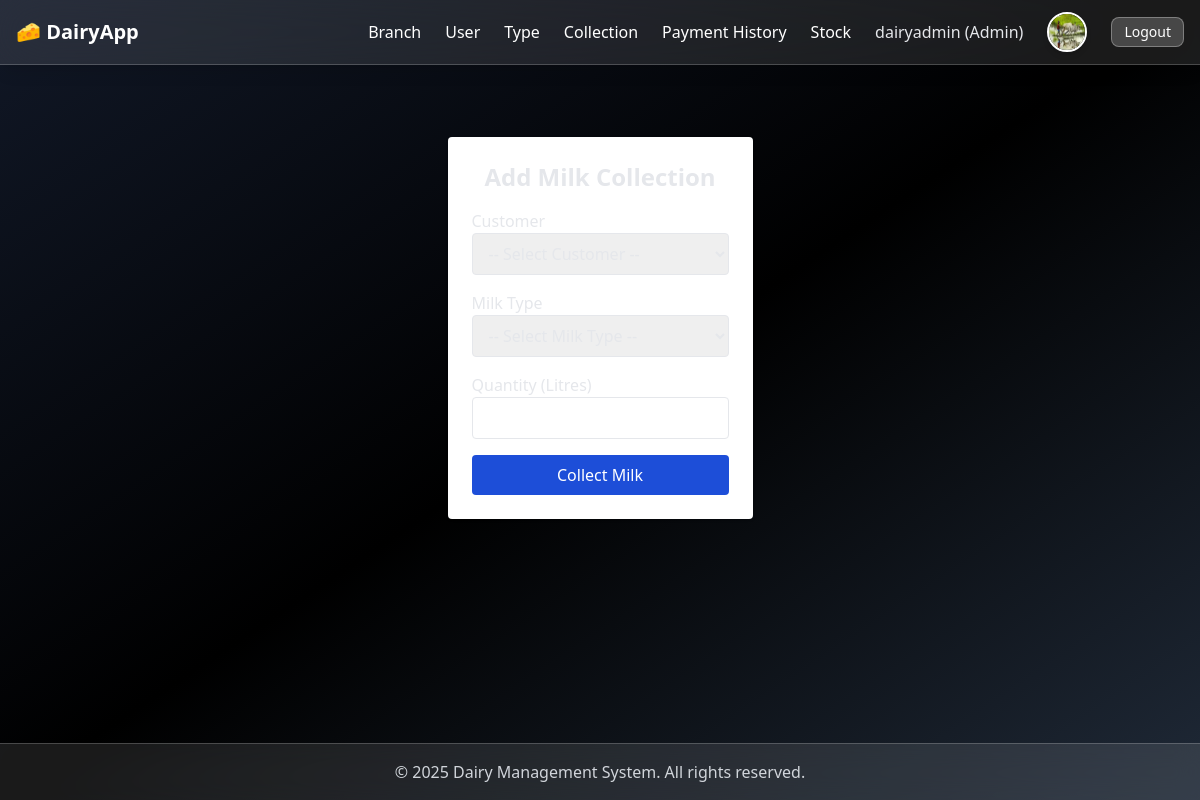
/milk-collection/ (signed in), run on the app's committed database.
### mainapp/models.py (models this page shows, shortened)
class User(AbstractUser):
    Role = (
        ('SuperAdmin','SuperAdmin'),
        ('Admin','Admin'),
        ('Customer','Customer'),
        ('Manager','Manager'),
    )
    mobile = models.CharField(max_length=12)
    address = models.CharField(max_length=1000,null =True,blank=True)
    role = models.CharField(max_length=12,choices=Role,default='Admin')
    is_active = models.BooleanField(default=True)
    profile_image = models.ImageField(upload_to='profile_images/', null=True, blank=True)
    created_at = models.DateTimeField(auto_now_add=True)

### mainapp/views.py (the view, shortened to what this page needs)
# urls.py: path('milk-collection/', views.milk_collection_add, name='milk_collection'),
@login_required
def milk_collection_add(request):
    if request.user.role not in ['Admin', 'Manager']:
        messages.error(request, "Unauthorized")
        return redirect('home')
    dairy = request.user.dairy if hasattr(request.user, 'dairy') else request.user.dairy_profile.dairy
    customers = DairyUserProfile.objects.filter(dairy=dairy, user__role='Customer')
    milk_types = MilkType.objects.filter(dairy=dairy)
    return render(request, 'mainapp/milk_collection_form.html', {
        'customers': customers,
        'milk_types': milk_types
    })

### dairy/mainapp/templates/mainapp/milk_collection_form.html (shortened to what this page needs)
{% extends 'base.html' %}
{% block content %}
<div class="max-w-lg mx-auto mt-10 bg-white p-6 rounded shadow">
    <h2 class="text-2xl font-bold mb-4 text-center">
        {% if edit %}Edit{% else %}Add{% endif %} Milk Collection
    </h2>
    <form method="POST">
        <div class="mb-4">
            <label class="block">Customer</label>
            <select name="userprofile_id" required class="w-full border px-3 py-2 rounded">
                <option value="">-- Select Customer --</option>
            </select>
        </div>
        <div class="mb-4">
            <label class="block">Milk Type</label>
            <select name="milk_type" required class="w-full border px-3 py-2 rounded">
                <option value="">-- Select Milk Type --</option>
            </select>
        </div>
        <div class="mb-4">
            <label class="block">Quantity (Litres)</label>
            <input type="number" step="0.1" name="quantity" value="{% if edit %}{{ collection.quantity }}{% endif %}"
                   required class="w-full border px-3 py-2 rounded">
        </div>
        <button type="submit" class="w-full bg-blue-700 text-white py-2 rounded hover:bg-blue-800">
            {% if edit %}Update{% else %}Collect Milk{% endif %}
        </button>
    </form>
</div>
{% endblock %}

### templates/base.html (shortened to what this page needs)
<!DOCTYPE html>
<html lang="en">
<head>
    <script src="https://cdn.tailwindcss.com"></script>
</head>
<body class="bg-gradient-to-br from-gray-900 via-black to-gray-800 text-gray-200 flex flex-col min-h-screen">
<nav class="bg-white/10 backdrop-blur-xl border-b border-white/20 shadow-lg">
    <div class="max-w-7xl mx-auto px-4">
        <div class="flex justify-between items-center h-16">
            <a href="{% url 'home' %}" class="text-white text-xl font-semibold flex items-center gap-2">
                🧀 DairyApp
            </a>
            <div class="hidden md:flex items-center gap-6">
                {% if request.user.is_authenticated %}
                    {% if request.user.role in 'AdminManager' %}
                        <a href="{% url 'branch_dairy_list' %}" class="nav-link">Branch</a>
                        <a href="{% url 'user_list' %}" class="nav-link">User</a>
                        <a href="{% url 'milk_type_list' %}" class="nav-link">Type</a>
                        <a href="{% url 'milk_collection_list' %}" class="nav-link">Collection</a>
                        <a href="{% url 'payment_history' %}" class="nav-link">Payment History</a>
                        <a href="{% url 'milk_stock' %}" class="nav-link">Stock</a>
                    {% elif request.user.role in 'Customer' %}
                        <a href="{% url 'milk_collection_list' %}" class="nav-link">Collection</a>
                        <a href="{% url 'payment_history' %}" class="nav-link">Payment History</a>
                    {% elif request.user.role in 'SuperAdmin' %}
                        <a href="{% url 'branch_dairy_list' %}" class="nav-link">Branch</a>
                        <a href="{% url 'subscription_plan_list' %}" class="nav-link">Plan</a>
                    {% endif %}
                    <span class="text-gray-200">{{ request.user.first_name }} ({{ request.user.role }})</span>
                    <a href="{% url 'update_profile' %}" class="inline-block">
                        {% if request.user.profile_image %}
                            <img src="{{ request.user.profile_image.url }}" alt="Profile"
                                class="w-10 h-10 rounded-full border-2 border-white shadow-md hover:opacity-80">
                        {% else %}
                            <div class="w-10 h-10 rounded-full bg-white text-blue-700 flex items-center justify-center font-bold">
                                {{ request.user.username|first|upper }}
                            </div>
                        {% endif %}
                    </a>
                    <a href="{% url 'logout' %}" class="bg-white/20 border border-white/30 text-white px-3 py-1 rounded-lg hover:bg-white/30 text-sm">Logout</a>
                {% else %}
                    <a href="{% url 'subscription_plan_list' %}" class="btn-outline">Plan</a>
                    <a href="{% url 'login' %}" class="btn-outline">Login</a>
                    <a href="{% url 'signup' %}" class="btn-outline">Signup</a>
                {% endif %}
            </div>
        </div>
    </div>
</nav>
<main class="max-w-6xl mx-auto mt-8 px-4 flex-grow">
    {% block content %}{% endblock %}
</main>
<footer class="bg-white/10 backdrop-blur-md border-t border-white/20 text-gray-300 text-center p-4 mt-12">
    &copy; 2025 Dairy Management System. All rights reserved.
</footer>
</body>
</html>

### templates/base.html (style rules this page uses)
.nav-link { color: white; text-decoration: none; }

### data on the page
User: user.first_name "dairyadmin", user.role "Admin", user.profile_image (picture)
